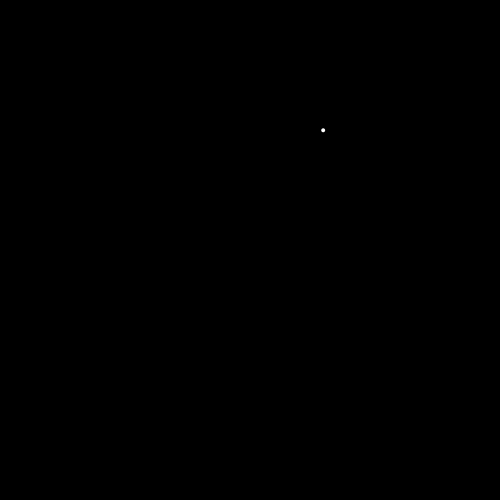
Frame 1 (no input)
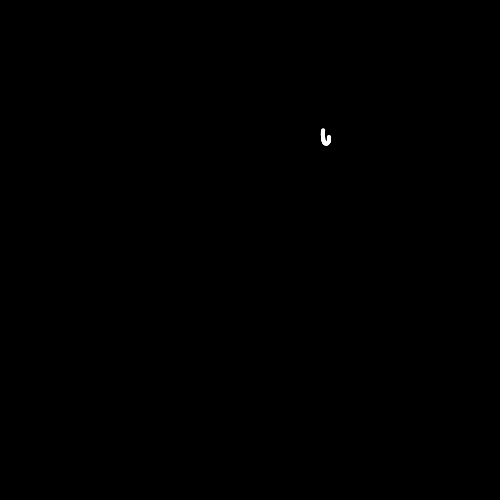
Frame 60 (the mouse pressed at the canvas centre just before this capture)
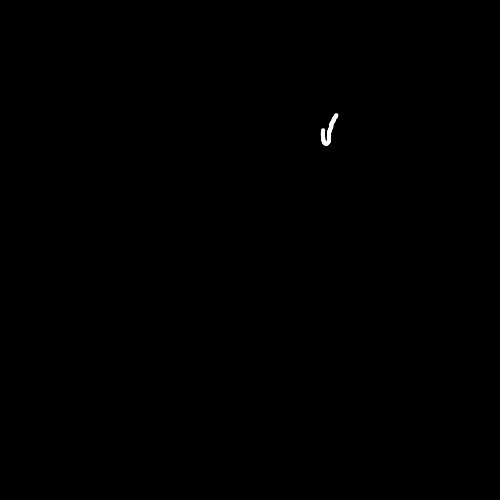
Frame 120 (the mouse held since frame 60 and released just before this capture)

The Processing sketch that drew these frames (run headless with seeded random() and noise(); from frame 60 on, the mouse is pressed at the canvas centre):

// Processing sketch: midterm1
// ── midterm1.pde
float total = 100;
float noiseScale = 800;
float radius;
Particle p;

Particle [] allp = new Particle[100];

void setup() {
  size (500, 500);
  background (0);

  p = new Particle(new PVector(random(width), random(height)));
}

void draw() {
  noStroke();
  smooth();
  fill(255);
  for (int i=0; i<total; i++) {

    radius = map(i, 0, total, 2, 4);
  }

  p.move();
  p.display();
}

class Particle {
  PVector position;
  PVector velocity;
  PVector direction;
  PVector acceleration;
  float speed = 0.4;

  Particle (PVector l) {
    acceleration = new PVector(0, 0.05);
    velocity = new PVector(random(-1, 1), random(-2, 0));
    direction = new PVector(0, 1);
    position = l.copy();
  }
  
    Particle (float x, float y){
    //float x;
    //float y;
    //float x = location.x;
    //float y = location.y;
    position.x=x;
    position.y=y;
    //location =x;
  }

  void move() {

    float angle = noise(position.x/noiseScale, position.y/noiseScale)*noiseScale;
    direction.x = cos(angle);
    direction.y = sin(angle);
    velocity = direction.copy();
    velocity.mult(speed);
    position.add(velocity);
  }


  void display() {
    //fill(255,0,0);
    ellipse(position.x, position.y, radius, radius);
  }
}
